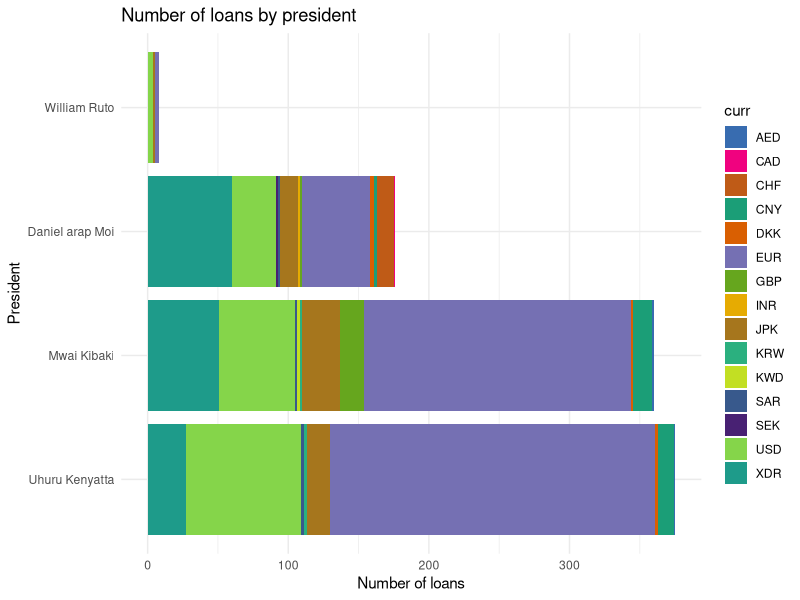
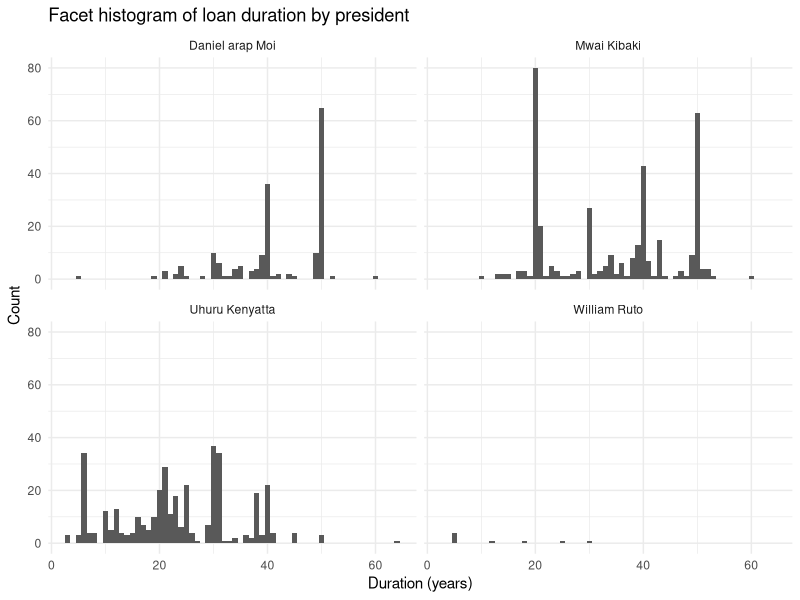

Source code (R) for these figures, in order:
## ---- chunk 1
knitr::opts_chunk$set(echo = F,warnings = FALSE, message = FALSE)
## ---- chunk 2
library(tidyverse)
library(data.table)

public_debt <- fread("data/kenya_public_debt.csv")
public_debt <- public_debt[!is.na(amount_outstanding_as_at_30_06_2023_fx)]
number_curr_df = public_debt[, .(number_curr =.N), 
            by = .(president, curr)]


p = ggplot(number_curr_df, aes(x = reorder(president, -number_curr), y = number_curr, fill = curr)) +
    geom_col() +
    coord_flip() +
        scale_fill_manual(values =c( "#386CB0", "#F0027F",
                                "#BF5B17","#1B9E77", "#D95F02", "#7570B3", "#66A61E", "#E6AB02",
                                "#A6761D", "#2BB07FFF", "#C2DF23FF", "#38598CFF", "#482173FF", "#85D54AFF",
                                "#1E9B8AFF", "#51C56AFF", "#FDE725FF", "#2D708EFF", "#433E85FF",
                                "#25858EFF", "#440154FF",
                                "#7FC97F",  "#E7298A",
                                "#BEAED4", "#FDC086", "#FFFF99")) +
    labs(title = "Number of loans by president", x = "President", y = "Number of loans") +
    theme_minimal()

p
## ---- chunk 3

ggplot(public_debt, aes(x = duration_payment_yrs)) +
    geom_histogram(binwidth = 1) +
    facet_wrap(~president) +
    labs(title = "Facet histogram of loan duration by president", x = "Duration (years)", y = "Count") +
    theme_minimal()

